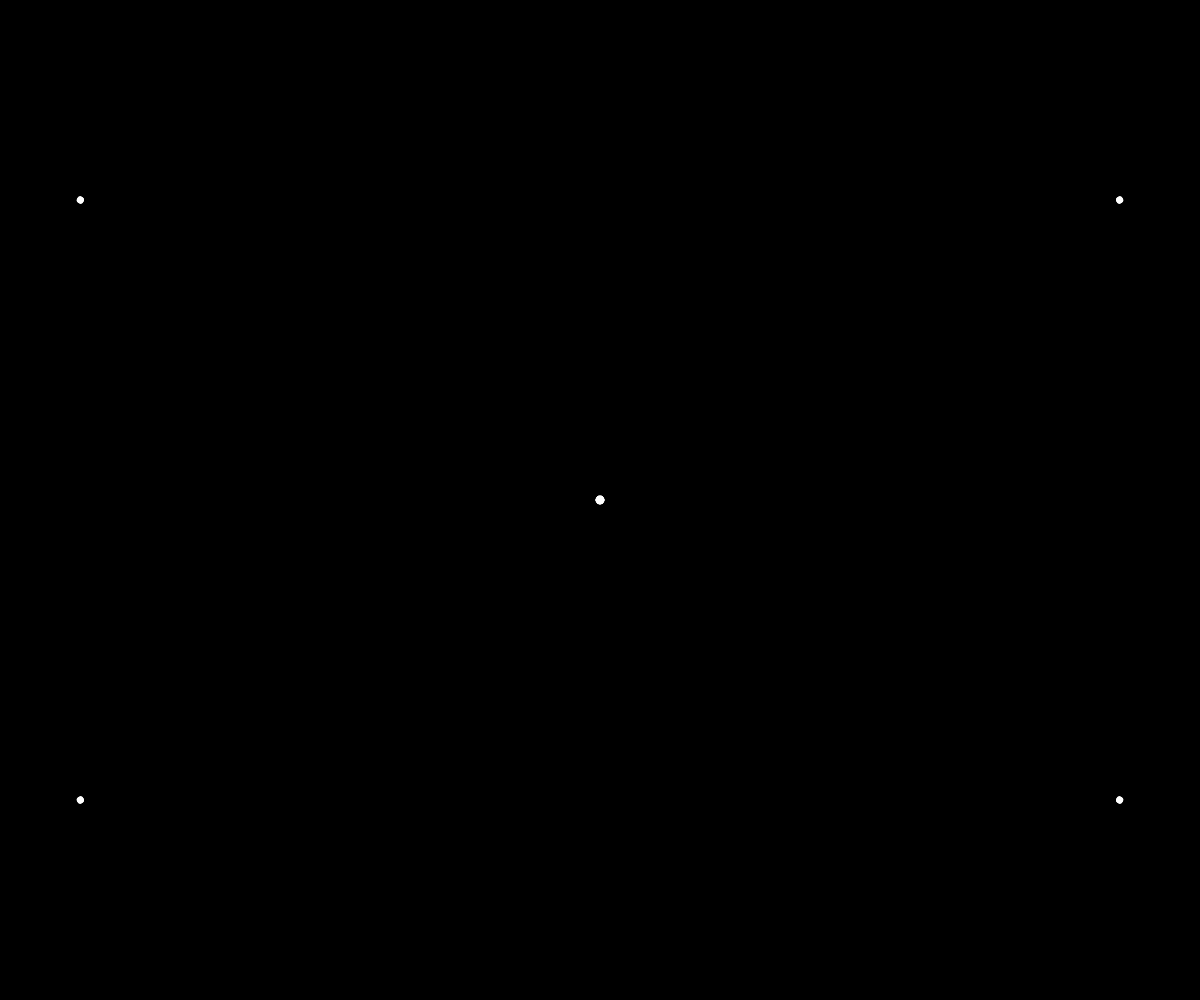
Frame 1 (no input)
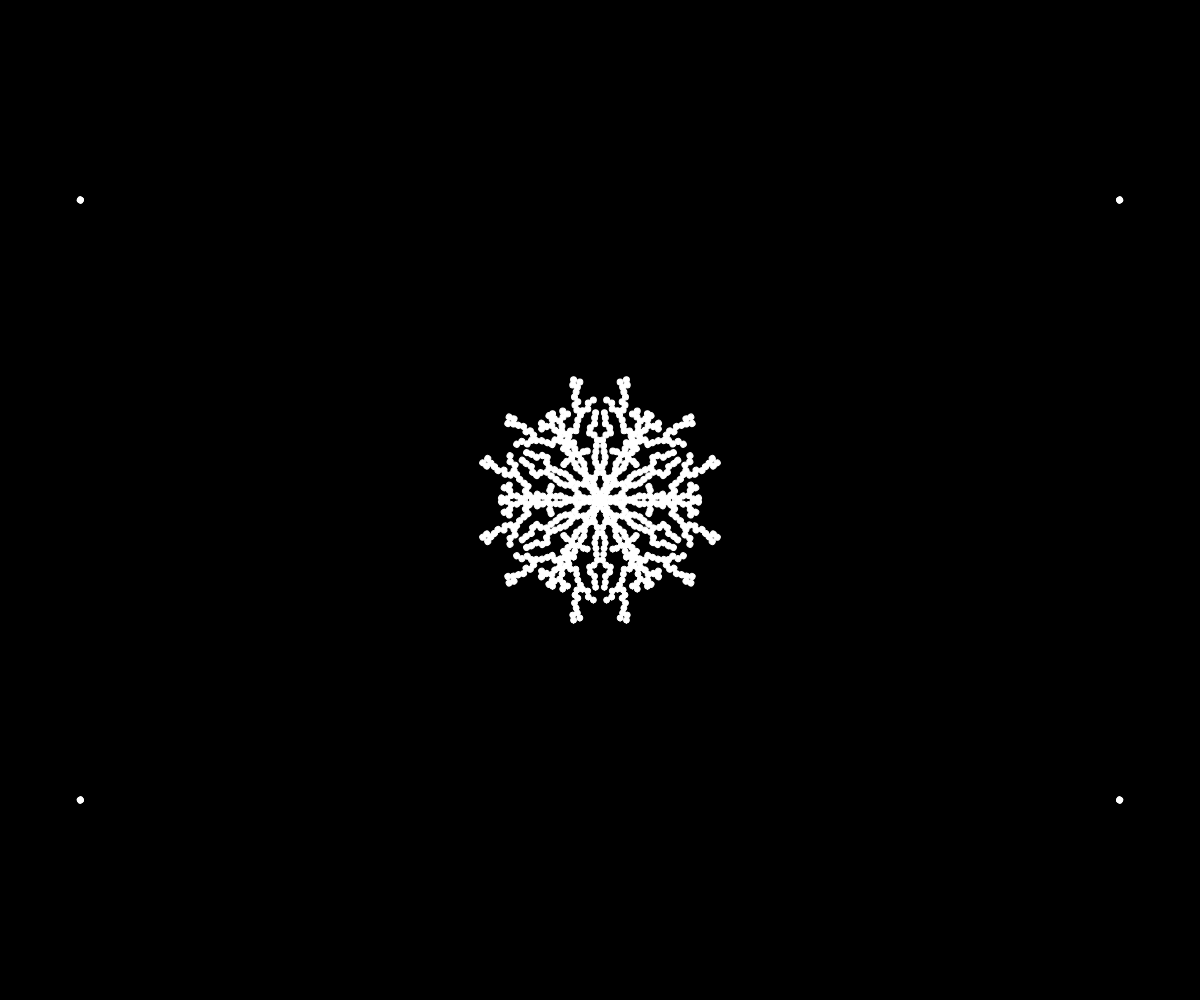
Frame 60 (no input)
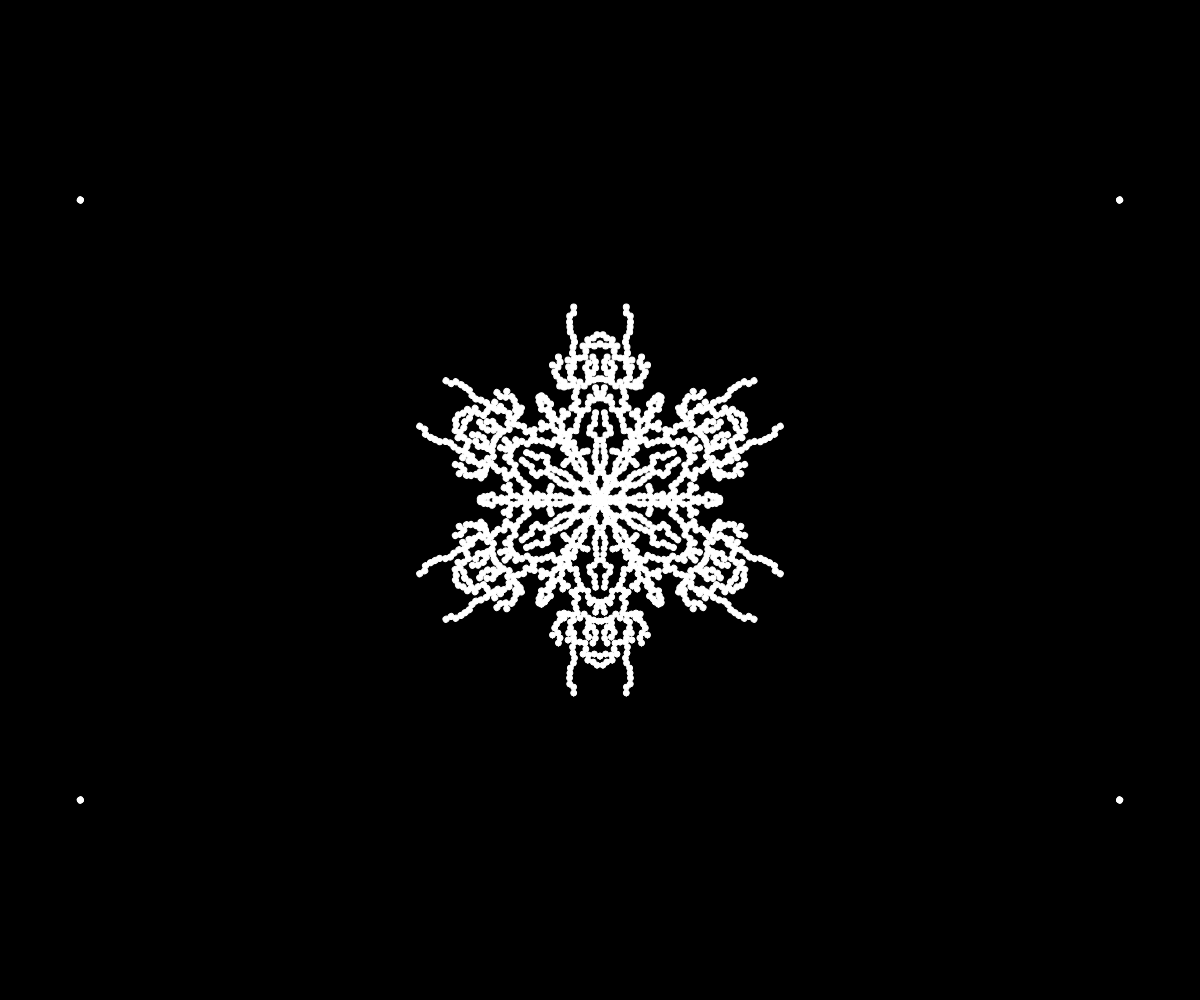
Frame 120 (the mouse pressed at the canvas centre since frame 60)

The p5.js sketch that drew these frames (run headless with seeded random() and noise() and a simulated clock; from frame 60 on, the mouse is pressed at the canvas centre):

// p5.js sketch
// ── sketch.js
let current;
let snowflake = [];

function setup() {
  createCanvas(windowWidth, windowHeight);
  current = new Particle(width / 2, 0);
}


function draw() {

  translate(width / 2, height / 2);
  rotate(PI / 6);
  background(0);

  let count = 0;
  while (!current.finished() && !current.intersects(snowflake)) {
    current.update();
    count++;
  }

  if (count == 0) {
    noLoop();
  }

  snowflake.push(current);
  current = new Particle(width / 2, 0);

  for (let i = 0; i < 6; i++) {
    rotate(PI / 3);
    current.show();
    for (let p of snowflake) {
      p.show();
    }

    push();
    scale(1, -1);
    current.show()
    for (let p of snowflake) {
      p.show();
    }
    pop();
  }
}

// ── particle.js
class Particle {

  constructor(radius, angle) {
    this.pos = p5.Vector.fromAngle(angle);
    this.pos.mult(radius);
    this.r = 3;
  }

  update() {
    this.pos.x -= 1;
    this.pos.y += random(-3, 3);

    let angle = this.pos.heading();
    angle = constrain(angle, 0, PI / 6);
    let magnitude = this.pos.mag();
    this.pos = p5.Vector.fromAngle(angle);
    this.pos.setMag(magnitude);
  }

  show() {
    fill(255);
    stroke(255);
    ellipse(this.pos.x, this.pos.y, this.r * 2);
  }

  intersects(snowflake) {
    let result = false;
    for (let s of snowflake) {
      let d = dist(s.pos.x, s.pos.y, this.pos.x, this.pos.y);
      if (d < this.r * 2) {
        result = true;
        break;
      }
    }
    return result;
  }

  finished() {
    return (this.pos.x < 1);
  }
}
